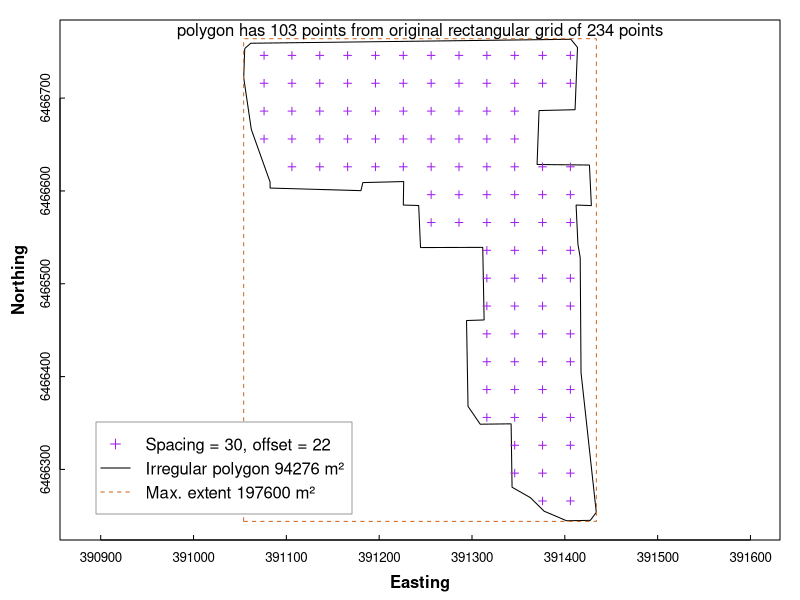

Recreate this plot in R.
# library(geoR)
library(sp)
utm50S <- CRS("+proj=utm +zone=50 +south")
boundary <- read.csv("sv_boundary.csv")
spacing <- 30
offset <- 22
n <- 40
# make rectangular grid
extremes <- c(min(floor(boundary[,1])),
              min(floor(boundary[,2])),
              max(ceiling(boundary[,1])),
              max(ceiling(boundary[,2])))
grid_big <- expand.grid(seq(extremes[1], 
                            extremes[3], by = spacing) + offset,
                        seq(extremes[2], 
                            extremes[4], by = spacing) + offset)
gridSP <- SpatialPoints(grid_big, proj4string = utm50S)

# make spatial polygon(s) and find ponts inside it
irregpoly <- Polygon(boundary[,c(1,2)], hole=F)
irregPolys = Polygons(list(irregpoly),1)
irregSpatialPolys = SpatialPolygons(list(irregPolys), 
                                    proj4string = CRS("+proj=utm +zone=50 +south"))

inOrOut <- as.vector(over(gridSP, irregSpatialPolys))
inside <- gridSP[which(inOrOut>0)]

# calculate rectangle and polygon areas
area <- irregpoly@area
maxarea <- (extremes[3] - extremes[1]) * (extremes[4] - extremes[2])

# plot the results
par(mfrow = c(1,1), mar = c(3,3,1,1), mgp = c(1.6, 0.3, 0), 
    tcl = 0.25, font.lab = 2, lend=1, ljoin=2, cex.axis = 0.8)
with(boundary, plot(Easting, Northing, asp = 1, type = "l"))
rect(extremes[1], extremes[2], 
     extremes[3], extremes[4], 
     border = "chocolate", lty = 2)
borders = boundary[, c(1, 2)]
points(inside, col = "purple", pch = 3, cex = 0.8)

legend("bottomleft", inset = 0.05, y.intersp = 1.2, bty = "o", box.col = 8,
       legend = c(paste0("Spacing = ",spacing,", offset = ", offset),
                  paste("Irregular polygon",signif(area,5),"m\u00B2"), 
                  paste("Max. extent",signif(maxarea,6),"m\u00B2")),
       pch = c(3,NA,NA), col = c("purple",1, "chocolate"), lty = c(NA,1,2))
mtext(paste("polygon has",length(inside),"points from original rectangular grid of",
            length(gridSP),"points"), 3,-1)
